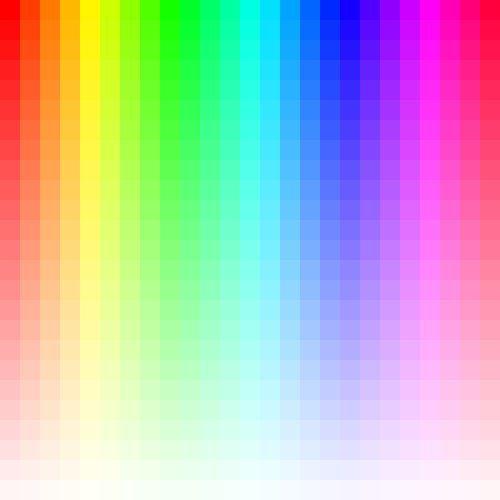
Frame 1 (no input)
Frame 60 (no input): identical to frame 1, image omitted
Frame 120 (the mouse pressed at the canvas centre since frame 60): identical to frame 1, image omitted

The p5.js sketch that drew this single still picture (run headless with seeded random() and noise() and a simulated clock; from frame 60 on, the mouse is pressed at the canvas centre):

// p5.js sketch
// ── sketch.js
/**
 * @Author: viviennemulvey
 * @Date:   2020-09-23T09:26:27+01:00
 * @Last modified by:   viviennemulvey
 * @Last modified time: 2020-09-23T11:49:53+01:00
 */



function setup(){
  createCanvas(500,500);
  noStroke();
  colorMode(HSB,width,height,100); //500 steps of hue , 500 steps of saturation, 100 steps of bold
  background(0,0,0);
}

function draw(){
  // fill(255,0,0);
  // rect(20,20,50,50);
  // ellipse(120,120,50,50);
  // line(220,220,50,50);

  let stepX = 20;
  let stepY = 20;

for(let gridY = 0; gridY<height; gridY = gridY+stepY){
  for(let gridX = 0; gridX<height; gridX = gridX+stepX){
    fill(gridX,height- gridY ,100);
    rect(gridX,gridY,stepX,stepY);
  }
 }
}
